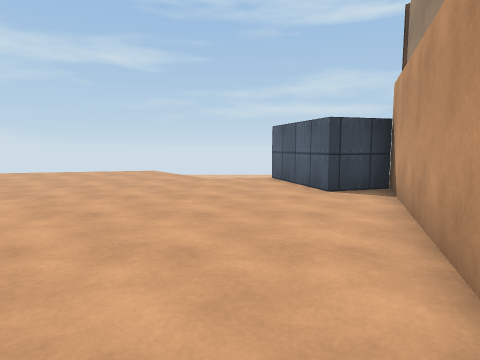
View 1 (above)

17 first-person views from a walk through a scene from a Unity 3-D project. The camera is 1.2 m above the floor, tilts 6° down and sees 75° across. The floor is counted in squares, 1 m on a side. Each view is taken from the middle of a square. On the plan, view 1 faces up. The plan holds only what a view shows up to about 13 squares ahead; the rest is blank. The place goes on beyond the plan. Surface patterns are stand-ins for the level's own textures.

View 2
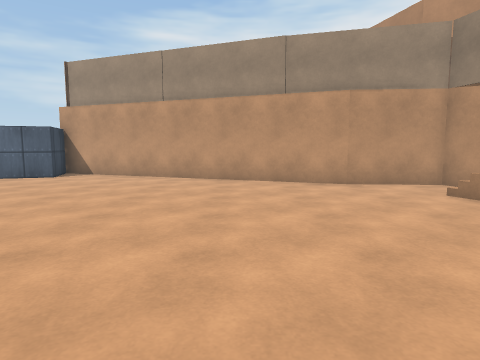

View 3
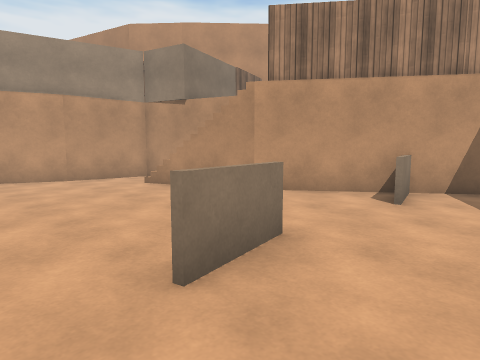

View 4
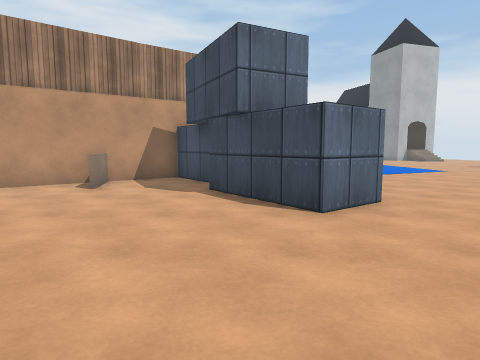

View 5
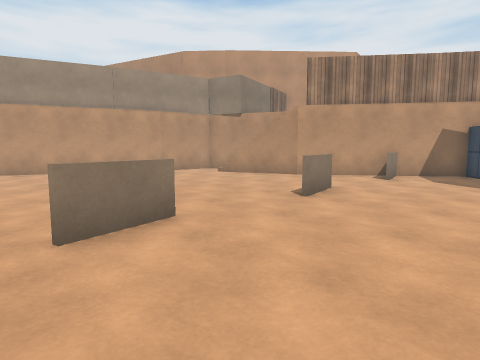

View 6
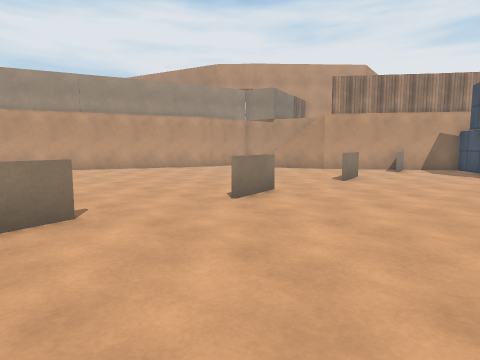

View 7
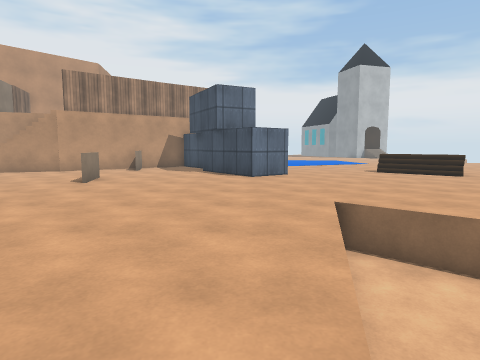

View 8
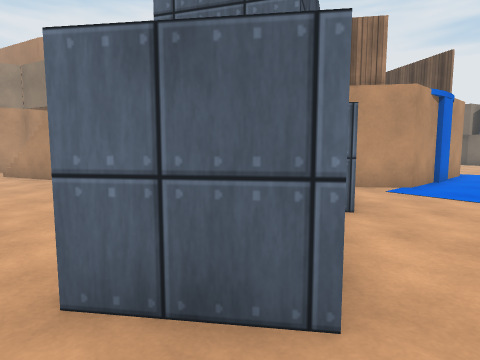

View 9
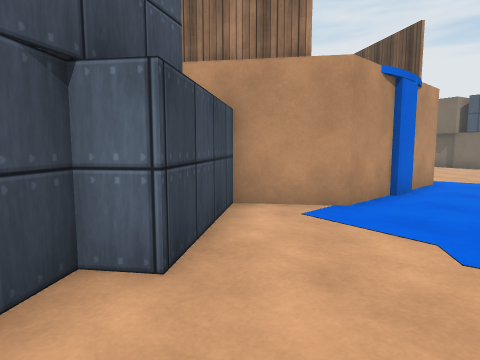

View 10
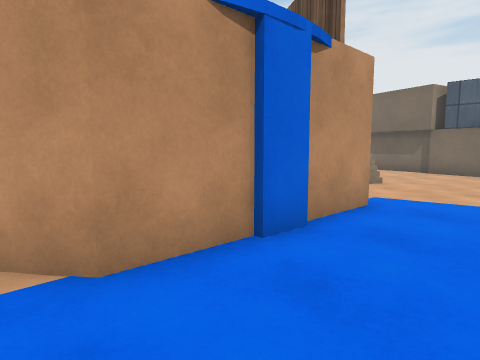

View 11
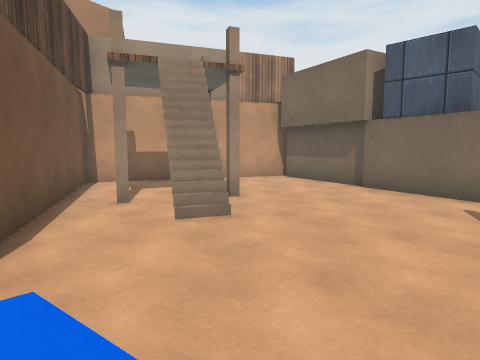

View 12
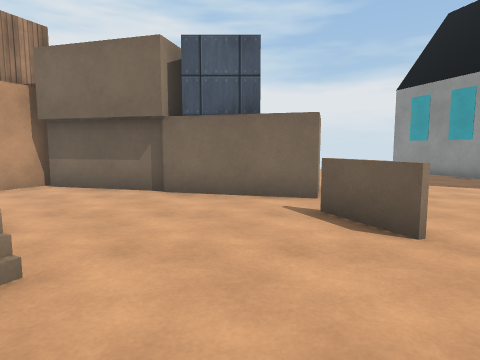

View 13
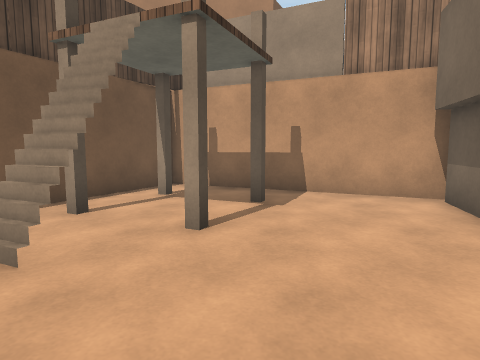

View 14
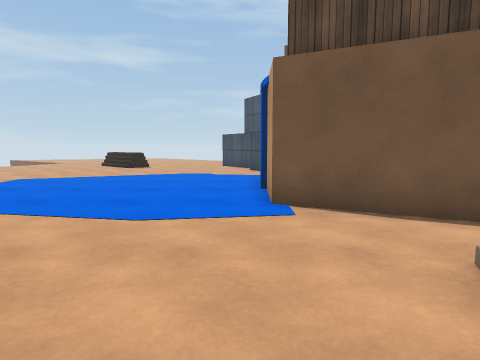

View 15
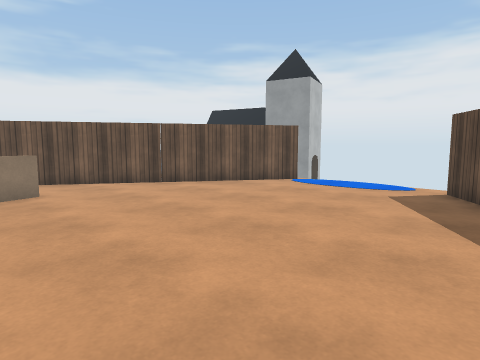

View 16
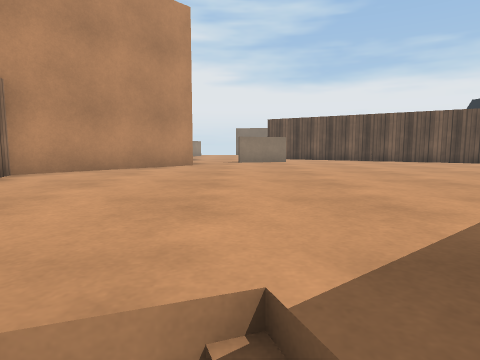

View 17
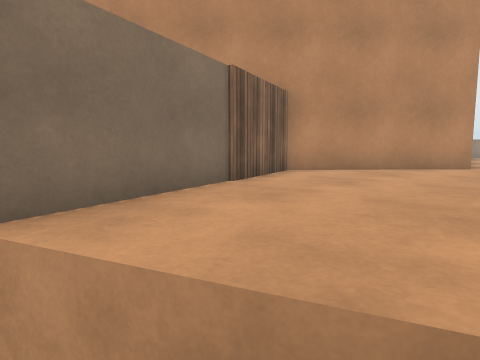

### Floor plan
Key: @ floor where view 1 was taken; # wall or solid block; . main floor; : floor 3 m higher than the main floor; / step, stairs or slope; = window, fence, low wall or low ledge; v drop or lower ground; C container; F fence; O other object.
Columns run from 18 left of view 1 to 5 right of it. Each row starts with its distance up from view 1.
 10    . ...  ..........C
  9     ....=...........CCCF
  8   v...................#
  7 vvv..................#O
  6 vv...................#
  5 vv......=............O
  4 vv......=...........##
  3 ........==..........#
  2 ....................#
  1 ...................#O
  0 ..................@#
 -1 ........=..........#
 -2 ........==........#O
 -3 ..CC..............#
 -4 .C C..............#
 -5 ..  C....... /// .#
 -6 ...C C..=..#F/ /###
 -7  ..C ...=##F://:##
 -8 ...C C..#F:::::::#
 -9 ....C C#F::::::::#
-10 .....CF  ::::::::F
-11 ....#F:::::::::::FF
-12 ...:F:::::::::::::F
-13 ...:::::::::::::::#
-14 ...::::::::::::::##
-15 ...:::::::::::::##
-16 ...::::::::::::##
-17 ...F:::::::::::#
-18 ...##F::::::==:
-19 .....##F:::==
-20 .......#FF::
-21 .....#.# F##
-22 .....##OO#.#
-23 =..........O
-24 =.......#.#O
-25 =.........#
-26 .........#O
-27 ####.....#
-28 # CC###.#F
-29    C  ###

Positions as (right, up) in squares from view 1, and headings:
1: (0, 0), facing up
2: (-10, 1), facing right
3: (-12, 1), facing down-right
4: (-14, 3), facing down
5: (-14, 6), facing down-right
6: (-15, 10), facing down-right
7: (-15, 10), facing down
8: (-18, -2), facing down-right
9: (-18, -6), facing down-right
10: (-18, -11), facing down-right
11: (-18, -18), facing down-right
12: (-16, -19), facing down
13: (-17, -24), facing right
14: (-16, -24), facing up
15: (-5, -10), facing down-left
16: (-5, -6), facing down
17: (-5, -6), facing down-right
